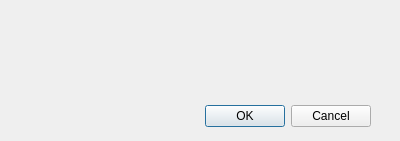
<?xml version="1.0" encoding="UTF-8"?>
<ui version="4.0">
 <class>Dialog</class>
 <widget class="QDialog" name="Dialog">
  <property name="geometry">
   <rect>
    <x>0</x>
    <y>0</y>
    <width>400</width>
    <height>141</height>
   </rect>
  </property>
  <property name="windowTitle">
   <string>Dialog</string>
  </property>
  <widget class="QDialogButtonBox" name="buttonBox">
   <property name="geometry">
    <rect>
     <x>30</x>
     <y>100</y>
     <width>341</width>
     <height>32</height>
    </rect>
   </property>
   <property name="orientation">
    <enum>Qt::Horizontal</enum>
   </property>
   <property name="standardButtons">
    <set>QDialogButtonBox::Cancel|QDialogButtonBox::Ok</set>
   </property>
  </widget>
 </widget>
 <resources/>
 <connections>
  <connection>
   <sender>buttonBox</sender>
   <signal>accepted()</signal>
   <receiver>Dialog</receiver>
   <slot>accept()</slot>
   <hints>
    <hint type="sourcelabel">
     <x>248</x>
     <y>254</y>
    </hint>
    <hint type="destinationlabel">
     <x>157</x>
     <y>274</y>
    </hint>
   </hints>
  </connection>
  <connection>
   <sender>buttonBox</sender>
   <signal>rejected()</signal>
   <receiver>Dialog</receiver>
   <slot>reject()</slot>
   <hints>
    <hint type="sourcelabel">
     <x>316</x>
     <y>260</y>
    </hint>
    <hint type="destinationlabel">
     <x>286</x>
     <y>274</y>
    </hint>
   </hints>
  </connection>
 </connections>
</ui>
